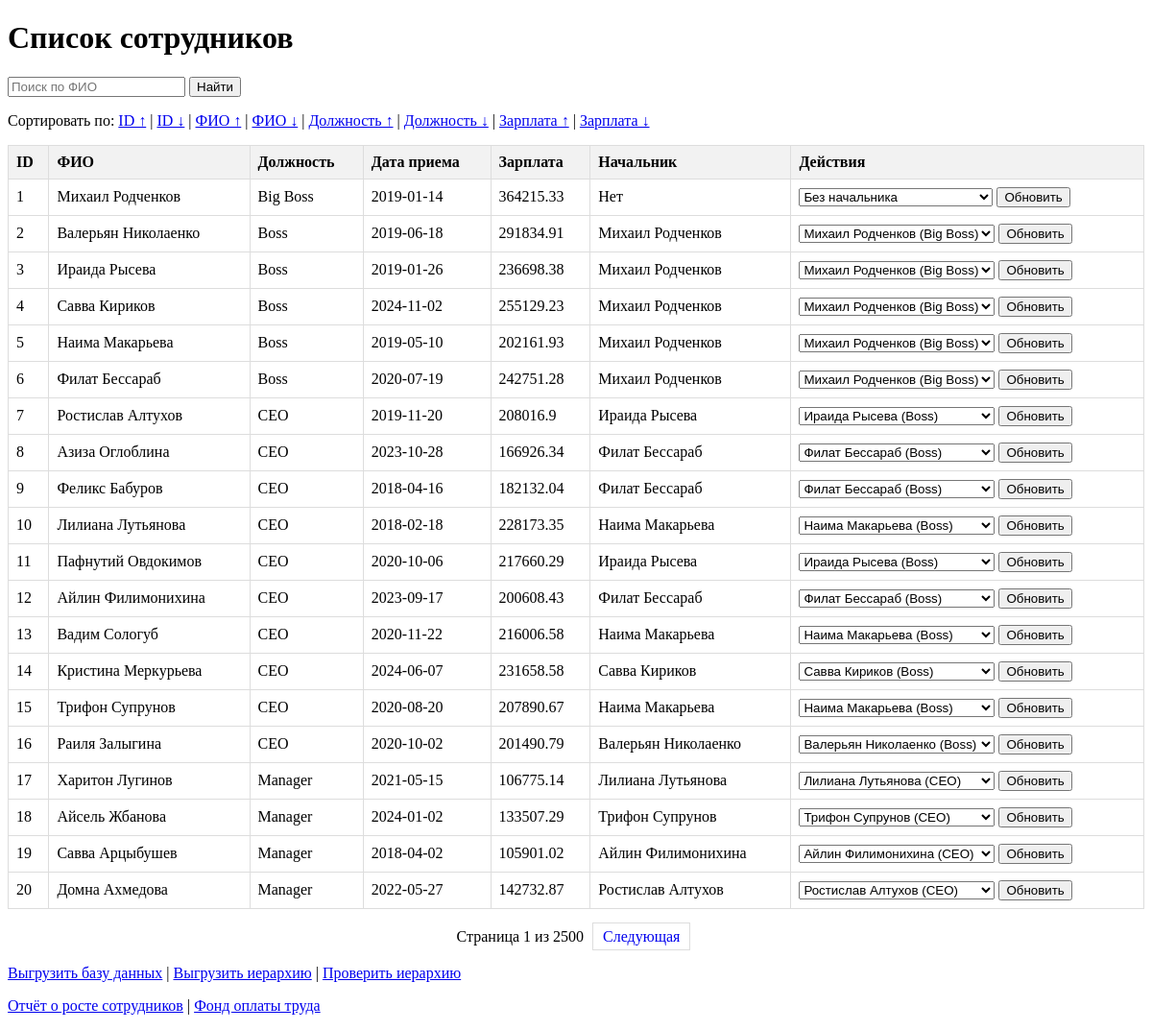
The page / on the database its author committed.
### app.py (models this page shows)
class Employee(db.Model):
    __tablename__ = 'employees'
    id = db.Column(db.Integer, primary_key=True)
    full_name = db.Column(db.Text, nullable=False)
    position = db.Column(db.Text, nullable=False)
    hire_date = db.Column(db.Date, nullable=False)
    salary = db.Column(db.Float, nullable=False)
    manager_id = db.Column(db.Integer)

### app.py (the view, shortened to what this page needs)
@app.route('/')
def index():
    sort_by = request.args.get('sort', 'id')
    order = request.args.get('order', 'asc')
    search = request.args.get('search', '')
    page = request.args.get('page', 1, type=int)
    per_page = 20  # 20 строк на страницу
    query = Employee.query
    if search:
        query = query.filter(Employee.full_name.contains(search))
    if sort_by == 'name':
        if order == 'desc':
            query = query.order_by(Employee.full_name.desc())
        else:
            query = query.order_by(Employee.full_name.asc())
    elif sort_by == 'salary':
        if order == 'desc':
            query = query.order_by(Employee.salary.desc())
        else:
            query = query.order_by(Employee.salary.asc())
    else:
        if order == 'desc':
            query = query.order_by(Employee.id.desc())
        else:
            query = query.order_by(Employee.id.asc())
    employees = query.paginate(page=page, per_page=per_page, error_out=False)
    current_positions = [emp.position for emp in employees.items]
    required_levels = set()
    for pos in current_positions:
        level = POSITION_LEVELS.get(pos, 0)
        for position, pos_level in POSITION_LEVELS.items():
            if pos_level > level:
                required_levels.add(position)
    all_managers = db.session.query(Employee.id, Employee.full_name, Employee.position).filter(
        Employee.position.in_(required_levels)
    ).all()
    manager_dict = {emp.id: emp for emp in all_managers}
    return render_template('index.html', employees=employees, search=search, all_managers=all_managers, manager_dict=manager_dict)

### templates/index.html (shortened to what this page needs)
<!DOCTYPE html>
<html lang="ru">
<head>
</head>
<body>
    <h1>Список сотрудников</h1>
    <form method="GET" action="/">
        <input type="text" name="search" value="{{ search }}" placeholder="Поиск по ФИО">
        <button type="submit">Найти</button>
    </form>
    <p>
        Сортировать по:
        <a href="?sort=id&order=asc{% if search %}&search={{ search }}{% endif %}">ID ↑</a> |
        <a href="?sort=id&order=desc{% if search %}&search={{ search }}{% endif %}">ID ↓</a> |
        <a href="?sort=name&order=asc{% if search %}&search={{ search }}{% endif %}">ФИО ↑</a> |
        <a href="?sort=name&order=desc{% if search %}&search={{ search }}{% endif %}">ФИО ↓</a> |
        <a href="?sort=position&order=asc{% if search %}&search={{ search }}{% endif %}">Должность ↑</a> |
        <a href="?sort=position&order=desc{% if search %}&search={{ search }}{% endif %}">Должность ↓</a> |
        <a href="?sort=salary&order=asc{% if search %}&search={{ search }}{% endif %}">Зарплата ↑</a> |
        <a href="?sort=salary&order=desc{% if search %}&search={{ search }}{% endif %}">Зарплата ↓</a>
    </p>
    <table>
        <thead>
            <tr>
                <th>ID</th>
                <th>ФИО</th>
                <th>Должность</th>
                <th>Дата приема</th>
                <th>Зарплата</th>
                <th>Начальник</th>
                <th>Действия</th>
            </tr>
        </thead>
        <tbody>
            {% for emp in employees.items %}
            <tr>
                <td>{{ emp.id }}</td>
                <td>{{ emp.full_name }}</td>
                <td>{{ emp.position }}</td>
                <td>{{ emp.hire_date }}</td>
                <td>{{ emp.salary }}</td>
                <td>
                    {% if emp.manager_id %}
                        {% set manager = manager_dict.get(emp.manager_id) %}
                        {% if manager %}
                            {{ manager.full_name }}
                        {% else %}
                            Нет
                        {% endif %}
                    {% else %}
                        Нет
                    {% endif %}
                </td>
                <td>
                    <form method="POST" action="/update_manager/{{ emp.id }}">
                        <select name="manager_id">
                            <option value="">Без начальника</option>
                            {% for manager in all_managers %}
                                {% if manager.id != emp.id %}
                                    <option value="{{ manager.id }}"
                                        {% if manager.id == emp.manager_id %}selected{% endif %}>
                                        {{ manager.full_name }} ({{ manager.position }})
                                    </option>
                                {% endif %}
                            {% endfor %}
                        </select>
                        <button type="submit">Обновить</button>
                    </form>
                </td>
            </tr>
            {% endfor %}
        </tbody>
    </table>
    <div class="pagination">
        Страница {{ employees.page }} из {{ employees.pages }}
        {% if employees.has_next %}
            <a href="{{ url_for('index', page=employees.next_num, sort=request.args.get('sort'), order=request.args.get('order'), search=search) }}">Следующая</a>
        {% endif %}
    </div>
    <p>
        <a href="/export_db">Выгрузить базу данных</a> |
        <a href="/export_hierarchy">Выгрузить иерархию</a> |
        <a href="/check_hierarchy">Проверить иерархию</a>
    </p>
    <p>
        <a href="/growth_report">Отчёт о росте сотрудников</a> |
        <a href="/salary_fund_report">Фонд оплаты труда</a>
    </p>
</body>
</html>

### templates/index.html (style rules this page uses)
table { border-collapse: collapse; width: 100%; }
th, td { border: 1px solid #ddd; padding: 8px; text-align: left; }
th { background-color: #f2f2f2; }
.pagination { margin: 20px 0; text-align: center; }
.pagination a { margin: 0 5px; padding: 5px 10px; text-decoration: none; border: 1px solid #ddd; }

### rows shown on the page
Employee: id "1", full_name "Михаил Родченков", position "Big Boss", hire_date "2019-01-14", salary "364215.33", shows "Нет"
Employee: id "2", full_name "Валерьян Николаенко", position "Boss", hire_date "2019-06-18", salary "291834.91", manager_id "Михаил Родченков (Big Boss)"
Employee: id "3", full_name "Ираида Рысева", position "Boss", hire_date "2019-01-26", salary "236698.38", manager_id "Михаил Родченков (Big Boss)"
Employee: id "4", full_name "Савва Кириков", position "Boss", hire_date "2024-11-02", salary "255129.23", manager_id "Михаил Родченков (Big Boss)"
Employee: id "5", full_name "Наима Макарьева", position "Boss", hire_date "2019-05-10", salary "202161.93", manager_id "Михаил Родченков (Big Boss)"
Employee: id "6", full_name "Филат Бессараб", position "Boss", hire_date "2020-07-19", salary "242751.28", manager_id "Михаил Родченков (Big Boss)"
Employee: id "7", full_name "Ростислав Алтухов", position "CEO", hire_date "2019-11-20", salary "208016.9", manager_id "Ираида Рысева (Boss)"
Employee: id "8", full_name "Азиза Оглоблина", position "CEO", hire_date "2023-10-28", salary "166926.34", manager_id "Филат Бессараб (Boss)"
Employee: id "9", full_name "Феликс Бабуров", position "CEO", hire_date "2018-04-16", salary "182132.04", manager_id "Филат Бессараб (Boss)"
Employee: id "10", full_name "Лилиана Лутьянова", position "CEO", hire_date "2018-02-18", salary "228173.35", manager_id "Наима Макарьева (Boss)"
Employee: id "11", full_name "Пафнутий Овдокимов", position "CEO", hire_date "2020-10-06", salary "217660.29", manager_id "Ираида Рысева (Boss)"
Employee: id "12", full_name "Айлин Филимонихина", position "CEO", hire_date "2023-09-17", salary "200608.43", manager_id "Филат Бессараб (Boss)"
Employee: id "13", full_name "Вадим Сологуб", position "CEO", hire_date "2020-11-22", salary "216006.58", manager_id "Наима Макарьева (Boss)"
Employee: id "14", full_name "Кристина Меркурьева", position "CEO", hire_date "2024-06-07", salary "231658.58", manager_id "Савва Кириков (Boss)"
Employee: id "15", full_name "Трифон Супрунов", position "CEO", hire_date "2020-08-20", salary "207890.67", manager_id "Наима Макарьева (Boss)"
Employee: id "16", full_name "Раиля Залыгина", position "CEO", hire_date "2020-10-02", salary "201490.79", manager_id "Валерьян Николаенко (Boss)"
Employee: id "17", full_name "Харитон Лугинов", position "Manager", hire_date "2021-05-15", salary "106775.14", manager_id "Лилиана Лутьянова (CEO)"
Employee: id "18", full_name "Айсель Жбанова", position "Manager", hire_date "2024-01-02", salary "133507.29", manager_id "Трифон Супрунов (CEO)"
Employee: id "19", full_name "Савва Арцыбушев", position "Manager", hire_date "2018-04-02", salary "105901.02", manager_id "Айлин Филимонихина (CEO)"
Employee: id "20", full_name "Домна Ахмедова", position "Manager", hire_date "2022-05-27", salary "142732.87", manager_id "Ростислав Алтухов (CEO)"

### other values the page prints
{{ employees.page }} "1"
{{ employees.pages }} "2500"
